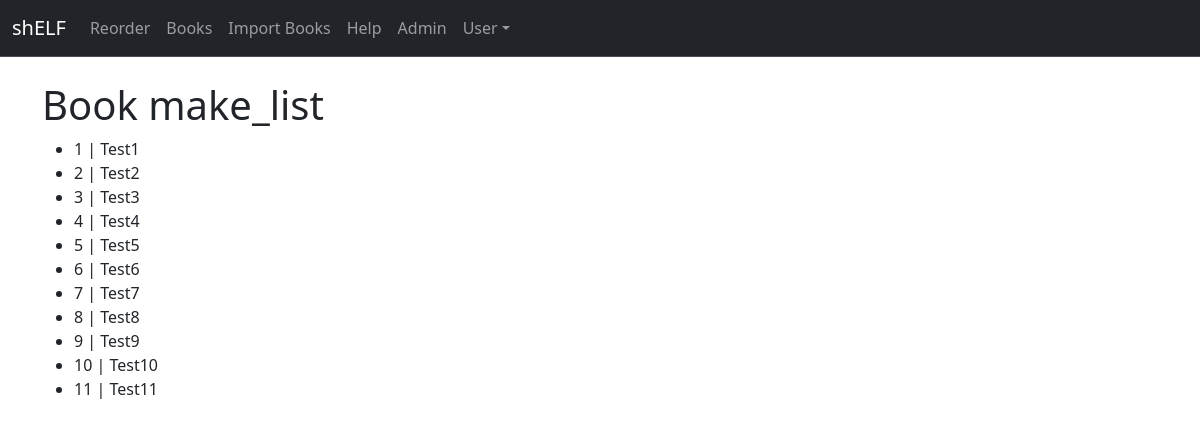
The app's page /books/ (signed in) with its own data.
### books/models.py (models this page shows)
class Book(models.Model):
    title = models.CharField(max_length=255)
    barcode = models.CharField(max_length=100, unique=True)
    call_number = models.CharField(max_length=100)
    def __str__(self):
        return self.title

### books/views/books.py (the view)
# urls.py: path("", views.books, name="books"),
@login_required
def books(request):
    return render(request, "books/books.html", {"books": Book.objects.all()})

### books/templates/books/books.html
{% extends 'base.html' %} {% block title %} Reorder Books {% endblock %}
{% block content %}
<h1 class="mt-4">Book make_list</h1>
<ul>
    {% for book in books %}
    <li>{{book.barcode}} | {{book}}</li>
    {% endfor %}
</ul>
{% endblock %}

### templates/base.html (shortened to what this page needs)
{% load static %}
<!doctype html>
<html lang="en">
    <head>
        <link
            href="https://cdn.jsdelivr.net/npm/bootstrap@5.3.0/dist/css/bootstrap.min.css"
            rel="stylesheet"
        />
    </head>
    <body>
        <nav
            class="navbar bg-dark border-bottom border-body navbar-expand-lg"
            data-bs-theme="dark"
        >
            <div class="container-fluid">
                <a class="navbar-brand" href="#">shELF</a>
                <div class="collapse navbar-collapse" id="navbarNav">
                    <ul class="navbar-nav">
                        <li class="nav-item">
                            <a class="nav-link" href="{% url 'reorder_books' %}"
                                >Reorder</a
                            >
                        </li>
                        <li class="nav-item">
                            <a class="nav-link" href="{% url 'books' %}"
                                >Books</a
                            >
                        </li>
                        <li class="nav-item">
                            <a class="nav-link" href="{% url 'import_books' %}"
                                >Import Books</a
                            >
                        </li>
                        <li class="nav-item">
                            <a class="nav-link" href="{% url 'help' %}">Help</a>
                        </li>
                        <li class="nav-item">
                            <a class="nav-link" href="/admin/">Admin</a>
                        </li>
                        <li class="nav-item dropdown">
                            <a
                                class="nav-link dropdown-toggle"
                                href="#"
                                role="button"
                                data-bs-toggle="dropdown"
                                aria-expanded="false"
                                >User</a
                            >
                        </li>
                    </ul>
                </div>
            </div>
        </nav>
        <div class="container mt-4">
            {% block content %}{% endblock %}
        </div>
    </body>
</html>

### records on screen
Book: barcode "1", title "Test1"
Book: barcode "2", title "Test2"
Book: barcode "3", title "Test3"
Book: barcode "4", title "Test4"
Book: barcode "5", title "Test5"
Book: barcode "6", title "Test6"
Book: barcode "7", title "Test7"
Book: barcode "8", title "Test8"
Book: barcode "9", title "Test9"
Book: barcode "10", title "Test10"
Book: barcode "11", title "Test11"
